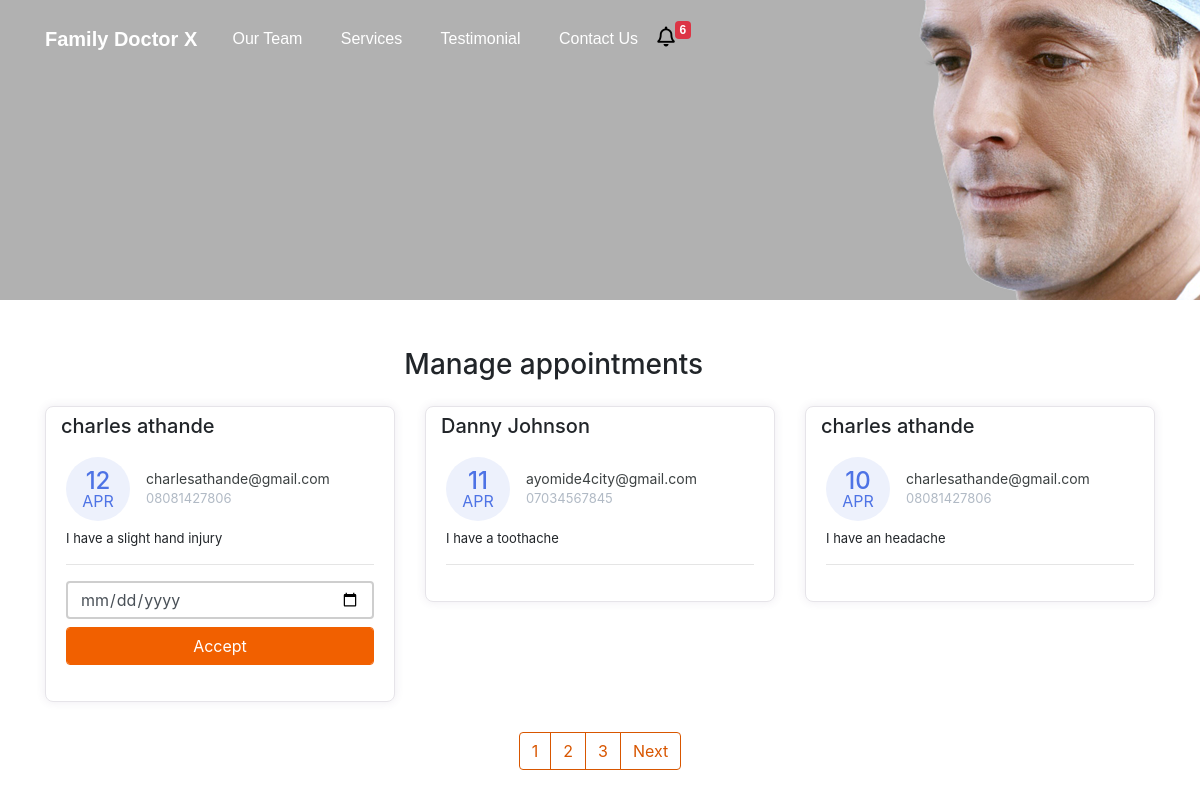
The page /manage-appointments/ on the database its author committed.
### doctor/models.py (models this page shows, shortened)
class Appointment(models.Model):
    first_name = models.CharField(max_length=50)
    last_name = models.CharField(max_length=50)
    email = models.CharField(max_length=50)
    phone = models.CharField(max_length=50)
    request = models.TextField(blank=True)
    sent_date = models.DateField(auto_now_add=True)
    accepted = models.BooleanField(default=False)
    accepted_date = models.DateField(auto_now_add=False, null=True, blank=True)
    class Meta:
        ordering = ["-sent_date"]

### doctor/views.py (the view, shortened to what this page needs)
# urls.py: path("manage-appointments/", ManageAppointmentTemplateView.as_view(), name="manage"),
class ManageAppointmentTemplateView(ListView):
    template_name = "manage-appointments.html"
    model = Appointment
    context_object_name = "appointments"
    login_required = True
    paginate_by = 3
    def get_context_data(self,*args , **kwargs):
        context = super().get_context_data(*args,**kwargs)
        appointments = Appointment.objects.all()
        context.update({
             "title":"Manage Appointments"
        })
        return context

### doctor/context_processors.py (called while the page is built)
def get_notification(request):
    count = Appointment.objects.filter(accepted=False).count()
    data = {
        "count": count
    }
    return data

### templates/manage-appointments.html (shortened to what this page needs)
{% extends 'base.html' %}
   {% block content %}
    <div class="container mt-5">
        <div class="col-11 text-center mt-4 mb-4">
            <h3>
                Manage appointments
            </h3>
        </div>
        <div class="row">
          {% for app in appointments %}
            <div class="col-lg-4">
                <div class="card card-margin">
                    <div class="card-header no-border">
                        <h5 class="card-title">{{app.first_name}} {{app.last_name}}</h5>
                    </div>
                    <div class="card-body pt-0">
                        <div class="widget-49">
                            <div class="widget-49-title-wrapper">
                                <div class="widget-49-date-primary">
                                    <span class="widget-49-date-day">{{app.sent_date|date:"d"}}</span>
                                    <span class="widget-49-date-month">{{app.sent_date|date:"M"}}</span>
                                </div>
                                <div class="widget-49-meeting-info">
                                    <span class="widget-49-pro-title">{{app.email}}</span>
                                    <span class="widget-49-meeting-time">{{app.phone}}</span>
                                </div>
                            </div>
                            <div class="widget-49-meeting-points">
                                <span>{{app.request}}</span>
                            </div>
                            <hr class="w-100">
                            {% if app.accepted == False %}
                            <form method="POST" action="{% url 'manage' %}">
                            <div class="form-group">
                                <input type="date" name="date" class="form-control mb-2"
                                    placeholder="dd-mm-yyyy" value=""
                                    min="1997-01-01" max="2030-12-31">
                                <input class="btn-block btn-primary form-control" type="submit" value="Accept">
                            </div>
                          </form>
                           {% endif %}
                        </div>
                    </div>
                </div>
            </div>
          {% endfor %}
        </div>
        {% if is_paginated %}
        <div class="wrapper">
            <nav aria-label="Page navigation example">
                <ul class="pagination">
                    {% for number in page_obj.paginator.page_range %}
                    <li class="page-item"><a class="page-link" href="?page={{number}}">{{number}}</a></li>
                    {% endfor %}
                    {% if page_obj.has_next %}
                    <li class="page-item"><a class="page-link" href="?page={{page_obj.prebious_page_number}}">Next</a></li>
                    {% endif %}
                </ul>
            </nav>
        </div>
        {% endif %}
  {% endblock content %}

### templates/base.html (shortened to what this page needs)
{% load static %}
<!DOCTYPE html>
<html lang="en">
<head>
  <link href="{% static 'css/bootstrap.min.css' %}" rel="stylesheet">
  <link rel="stylesheet" href="https://cdnjs.cloudflare.com/ajax/libs/font-awesome/5.15.3/css/all.min.css" />
  <link rel="stylesheet" href="{% static 'css/styles.css' %}" />
</head>
<body>
  <div class="header" style="
  background: rgb(177, 177, 177) url('../static/img/header.png') no-repeat fixed center
   {% if "appointment" in request.path %}
    max-height:300px!important;min-height:300px!important;
   {% endif %}
  ">
    <nav class="navbar navbar-dark navbar-expand-md navigation-clean-search">
        <div class="container"><a class="navbar-brand" href="{% url 'home' %}">Family Doctor X</a>
            <div class="collapse navbar-collapse"
                id="navcol-1">
                <ul class="nav navbar-nav">
                    <li class="nav-item" role="presentation">
                        <a class="nav-link active" href="#team">Our Team</a>
                    </li>
                    <li class="nav-item" role="presentation">
                        <a class="nav-link active" href="#services">Services</a>
                    </li>
                    <li class="nav-item" role="presentation">
                        <a class="nav-link active" href="#reviews">Testimonial</a>
                    </li>
                    <li class="nav-item" role="presentation">
                        <a class="nav-link active" href="#contact">Contact Us</a>
                    </li>
                  <li class="nav-item" role="presentation">
                    <a href="{% url 'manage' %}" style="float: left;cursor:pointer;" aria-expanded="true" title="You Have 6 New Appointments">
                      <i class="far fa-bell" style="font-size: 20px; float: left; color: black">
                      </i>
                  </a>
                  <span class="badge badge-danger">{{count}}</span>
                </li>
                </ul>
            </div>
        </div>
    </nav>
</div>
       {% block content %}{% endblock content %}
</body>
</html>

### static/css/styles.css (style rules this page uses)
.header { background: rgb(177, 177, 177) url("img/header.png") no-repeat fixed center; min-height: 1000px; font-family:'Source Sans Pro', sans-serif; }
@media (min-width:768px) { .header { padding-bottom:120px; } }
.header .navbar { background:transparent; padding-top:.75rem; padding-bottom:.75rem; color:#fff; border-radius:0; box-shadow:none; border:none; }
@media (min-width:768px) { .header .navbar { padding-top:1rem; padding-bottom:1rem; } }
.header .navbar .navbar-brand { font-weight:bold; color:inherit; }
.header .navbar .navbar-collapse { border-top:1px solid rgba(255,255,255,0.3); margin-top:.5rem; }
@media (min-width:768px) { .header .navbar .navbar-collapse { border-color:transparent; margin:0; } }
.header .navbar .navbar-nav a.active, .header .navbar .navbar-nav > .show .dropdown-item { background:none; box-shadow:none; }
@media (min-width: 768px) { .header .navbar-nav .nav-link { padding-left:.7rem; padding-right:.7rem; } }
@media (min-width: 992px) { .header .navbar-nav .nav-link { padding-left:1.2rem; padding-right:1.2rem; } }
.form-control { box-shadow: none !important; outline: none !important; border: 2px solid #cecece; height: 38px; }
.title-box .border,.btn-primary,.back-to-top, .logo i,.question-q-box,.social-circle li a:hover { background-color: #f16000 !important; }
.btn-primary { border: 1px solid #f16000 !important; }
@media (min-width: 768px) { .navbar-nav>li>a { padding-top: 10px; padding-bottom: 10px; } }

### rows shown on the page
Appointment: first_name "charles", last_name "athande", sent_date "12", sent_date "APR", email "charlesathande@gmail.com", phone "08081427806", request "I have a slight hand injury"
Appointment: first_name "Danny", last_name "Johnson", sent_date "11", sent_date "APR", email "ayomide4city@gmail.com", phone "07034567845", request "I have a toothache"
Appointment: first_name "charles", last_name "athande", sent_date "10", sent_date "APR", email "charlesathande@gmail.com", phone "08081427806", request "I have an headache"

### other values the page prints
{{ count }} "6"
{{ number }} "1" "2" "3"
